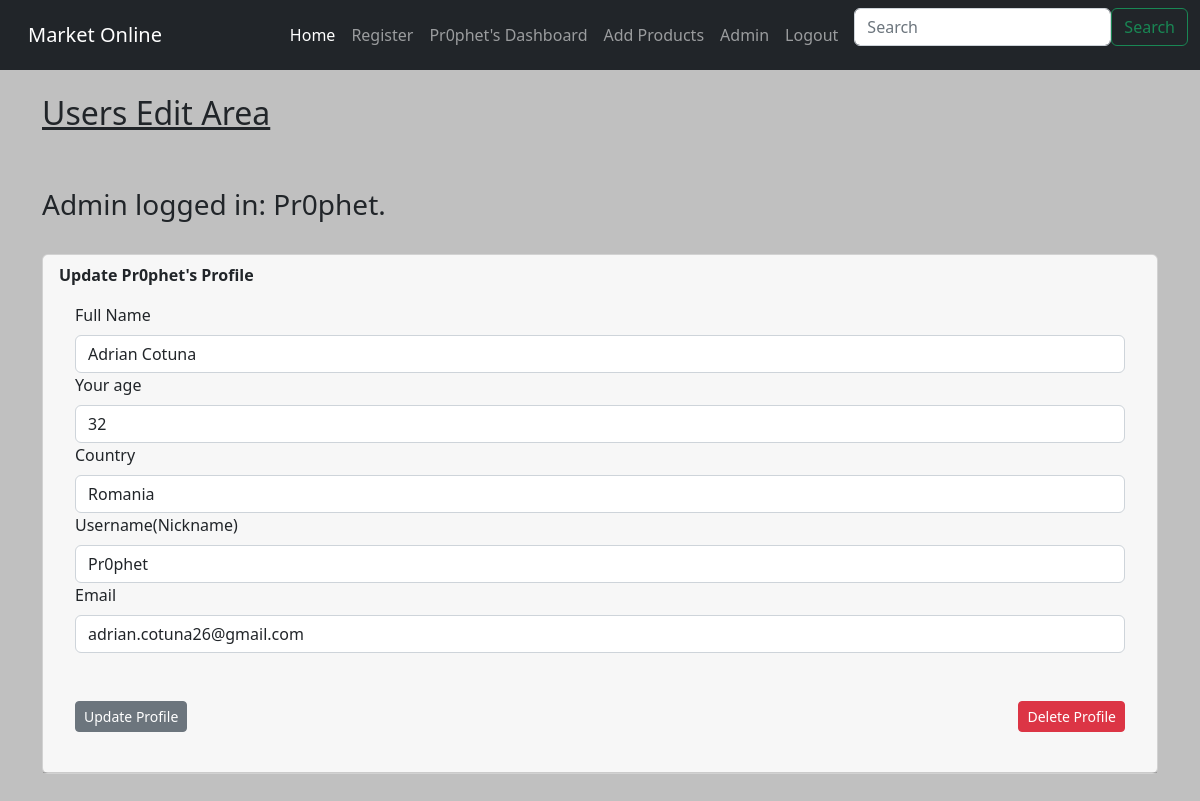
Before: /admin_user_edit/1 (signed in) with the older database file.
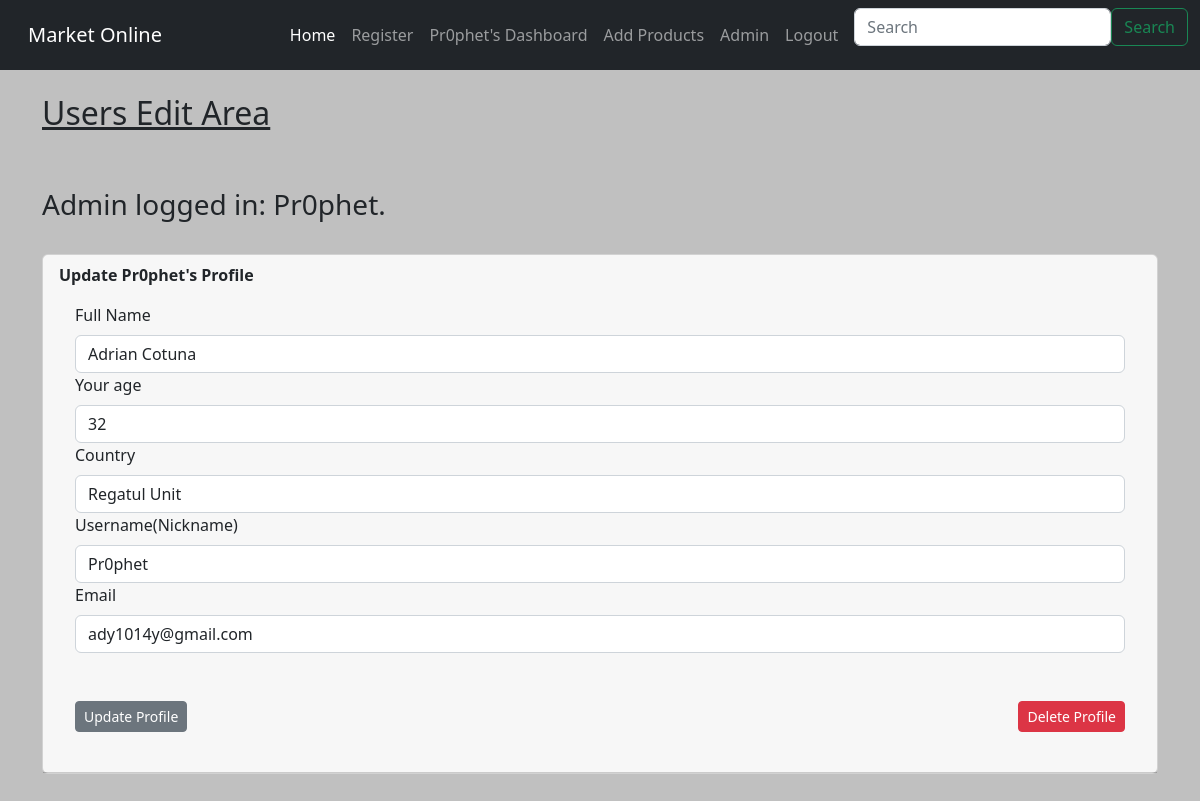
After: the same page with the newer database file.
### app.py (models this page shows)
class Users(UserMixin, db.Model):
    id = db.Column(db.Integer(), primary_key=True)
    full_name = db.Column(db.String(200))
    age = db.Column(db.Integer())
    location = db.Column(db.String())
    username = db.Column(db.String(15), unique=True)
    password = db.Column(db.String(80))
    email = db.Column(db.String(), unique=True)
    date_added = db.Column(db.String())

### app.py (the view, shortened to what this page needs)
@app.route("/admin_user_edit/<int:id>", methods = ["GET", "POST"])
@login_required
def admin_user_edit(id):
    form = UserEdit()
    all_users = Users.query.order_by(Users.date_added)
    to_update = Users.query.get_or_404(id)
    return render_template("admin_user_edit.html",
                           current_user=current_user,
                           to_update=to_update,
                           all_users=all_users,
                           id=id,
                           form=form)

### app.py
class UserEdit(FlaskForm):
    full_name = StringField("Full Name", validators=[InputRequired()])
    age = StringField("Your age", validators=[InputRequired()])
    location = StringField("Country", validators=[InputRequired()])
    username = StringField("Username(Nickname)",
                           validators=[InputRequired(), Length(min=4, max=15)])
    email = StringField("Email", validators=[InputRequired(), Email(message="Invalid E-mail!")])
    edit = SubmitField("Update Profile")
    edit = SubmitField("Delete Profile")

### app.py (called while the page is built)
@login_manager.user_loader
def load_user(user_id):
    return Users.query.get(int(user_id))

### templates/admin_user_edit.html (shortened to what this page needs)
{% extends "base.html" %}
{% block content %}
<div class="col-sm-9 col-sm-9-offset-3 col-md-10 col-md-offset-2 main">
    <h2 class="page-header"><u>Users Edit Area</u></h2>
    <br/><br/>
    <h3 class="page-header">Admin logged in: {{ current_user.username }}.</h3>
    <br/>
</div>
<div class="card">
<div class="card-header">
      <strong>Update {{ to_update.username }}'s Profile</strong>
    <div class="card-body">
        <form action="/admin_user_edit/{{ to_update.id }}" method="POST">
            {{ form.full_name.label(class="form-label") }}
            {{ form.full_name(class="form-control", value=to_update.full_name) }}
            {{ form.age.label(class="form-label") }}
            {{ form.age(class="form-control", value=to_update.age) }}
            {{ form.location.label(class="form-label") }}
            {{ form.location(class="form-control", value=to_update.location) }}
            {{ form.username.label(class="form-label") }}
            {{ form.username(class="form-control", value=to_update.username) }}
            {{ form.email.label(class="form-label") }}
            {{ form.email(class="form-control", value=to_update.email) }}
            <br/><br/>
            {{ form.edit(class="btn btn-sm btn-secondary", value="Update Profile") }}
            {{ form.edit(class="btn btn-right btn-sm btn-danger", value="Delete Profile") }}
        </form>
    </div>
</div>
</div>
<br/><br/>
{% endblock %}

### templates/navbar.html (shortened to what this page needs)
<nav class="navbar navbar-expand-lg navbar-dark bg-dark">
  <div class="container-fluid">
    <a class="navbar-brand" href="{{ url_for('index') }}">Market Online</a>
    <div class="collapse navbar-collapse" id="navbarSupportedContent">
      <ul class="navbar-nav me-auto mb-2 mb-lg-0">
        <li class="nav-item">
          <a class="nav-link active" aria-current="page" href="{{ url_for('index') }}">Home</a>
        </li>
        <li class="nav-item">
          <a class="nav-link" href="{{ url_for('signup') }}">Register</a>
        </li>
        {% if current_user.is_authenticated %}
          <li class="nav-item">
            <a class="nav-link" href="{{ url_for('dashboard') }}">{{ current_user.username }}'s Dashboard</a>
          </li>
        {% if current_user.id == 1 %}
        <li class="nav-item">
            <a class="nav-link" href="{{ url_for('add_product') }}">Add Products</a>
          </li>
          <li class="nav-item">
            <a class="nav-link" href="{{ url_for('admin') }}">Admin</a>
          </li>
        {% endif %}
          <li class="nav-item">
            <a class="nav-link" href="{{ url_for('logout') }}">Logout</a>
          </li>
        {% else %}
          <li class="nav-item">
            <a class="nav-link" href="{{ url_for('login') }}">Login</a>
          </li>
        {% endif %}
      </ul>
      <form class="d-flex" role="search">
        <input class="form-control me-2" type="search" placeholder="Search" aria-label="Search">
        <button class="btn btn-outline-success" type="submit">Search</button>
      </form>
    </div>
  </div>
</nav>

Changed rows visible on the page:
changed Users "Pr0phet": location "Romania" → "Regatul Unit"; email "adrian.cotuna26@gmail.com" → "ady1014y@gmail.com"
